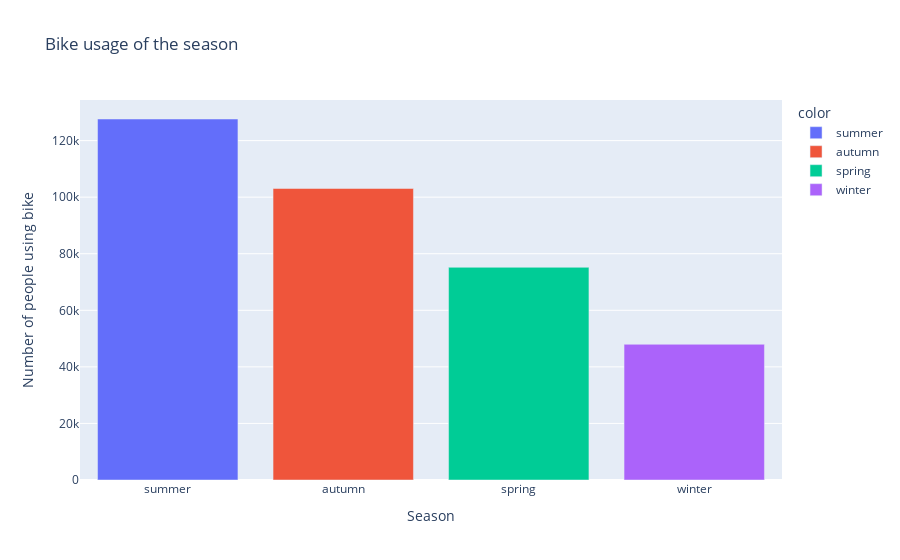

The code cell stored with this chart in its notebook:
### Markdown cell above
### Peak season of the year

### Code cell
px.bar(x=tripdata["seasons"].value_counts().index,
       y=tripdata["seasons"].value_counts().values,
       color=tripdata["seasons"].value_counts().index,
       title = "Bike usage of the season",
       labels={'x':'Season',"y":"Number of people using bike"})

### Figure 1 — Plotly figure (JSON) as saved in the notebook; plotly's stock layout.template omitted (floating-point values rounded to 4 significant figures)
{"data": [{"alignmentgroup": "True", "hovertemplate": "color=summer<br>Season=%{x}<br>Number of people using bike=%{y}<extra></extra>", "legendgroup": "summer", "marker": {"color": "#636efa", "pattern": {"shape": ""}}, "name": "summer", "offsetgroup": "summer", "orientation": "v", "showlegend": true, "textposition": "auto", "type": "bar", "x": ["summer"], "xaxis": "x", "y": [127637], "yaxis": "y"}, {"alignmentgroup": "True", "hovertemplate": "color=autumn<br>Season=%{x}<br>Number of people using bike=%{y}<extra></extra>", "legendgroup": "autumn", "marker": {"color": "#EF553B", "pattern": {"shape": ""}}, "name": "autumn", "offsetgroup": "autumn", "orientation": "v", "showlegend": true, "textposition": "auto", "type": "bar", "x": ["autumn"], "xaxis": "x", "y": [103070], "yaxis": "y"}, {"alignmentgroup": "True", "hovertemplate": "color=spring<br>Season=%{x}<br>Number of people using bike=%{y}<extra></extra>", "legendgroup": "spring", "marker": {"color": "#00cc96", "pattern": {"shape": ""}}, "name": "spring", "offsetgroup": "spring", "orientation": "v", "showlegend": true, "textposition": "auto", "type": "bar", "x": ["spring"], "xaxis": "x", "y": [75199], "yaxis": "y"}, {"alignmentgroup": "True", "hovertemplate": "color=winter<br>Season=%{x}<br>Number of people using bike=%{y}<extra></extra>", "legendgroup": "winter", "marker": {"color": "#ab63fa", "pattern": {"shape": ""}}, "name": "winter", "offsetgroup": "winter", "orientation": "v", "showlegend": true, "textposition": "auto", "type": "bar", "x": ["winter"], "xaxis": "x", "y": [47986], "yaxis": "y"}], "layout": {"barmode": "relative", "legend": {"title": {"text": "color"}, "tracegroupgap": 0}, "title": {"text": "Bike usage of the season"}, "xaxis": {"anchor": "y", "domain": [0, 1], "title": {"text": "Season"}}, "yaxis": {"anchor": "x", "domain": [0, 1], "title": {"text": "Number of people using bike"}}}}
